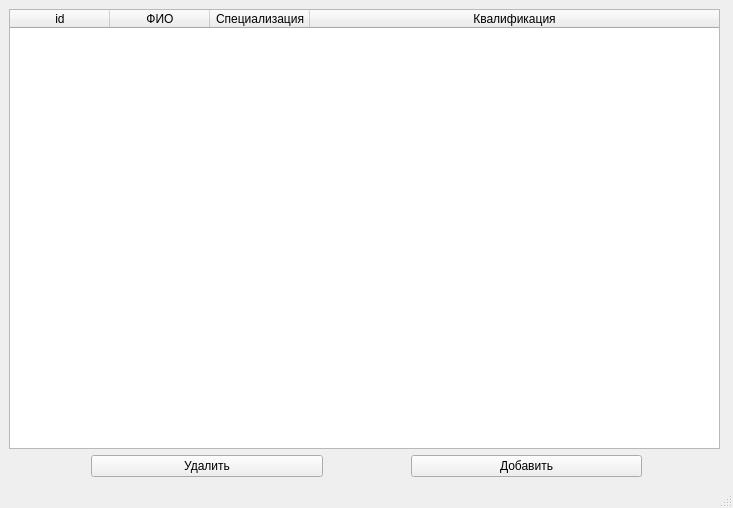
<?xml version="1.0" encoding="UTF-8"?>
<ui version="4.0">
 <class>MainWindow</class>
 <widget class="QMainWindow" name="MainWindow">
  <property name="geometry">
   <rect>
    <x>0</x>
    <y>0</y>
    <width>733</width>
    <height>508</height>
   </rect>
  </property>
  <property name="windowTitle">
   <string>MainWindow</string>
  </property>
  <widget class="QWidget" name="centralwidget">
   <layout class="QVBoxLayout" name="verticalLayout">
    <item>
     <widget class="QTableWidget" name="tableWidget">
      <property name="minimumSize">
       <size>
        <width>711</width>
        <height>398</height>
       </size>
      </property>
      <property name="maximumSize">
       <size>
        <width>711</width>
        <height>16777215</height>
       </size>
      </property>
      <property name="editTriggers">
       <set>QAbstractItemView::NoEditTriggers</set>
      </property>
      <property name="dragEnabled">
       <bool>false</bool>
      </property>
      <property name="selectionMode">
       <enum>QAbstractItemView::ExtendedSelection</enum>
      </property>
      <property name="selectionBehavior">
       <enum>QAbstractItemView::SelectRows</enum>
      </property>
      <property name="sortingEnabled">
       <bool>false</bool>
      </property>
      <attribute name="horizontalHeaderCascadingSectionResizes">
       <bool>false</bool>
      </attribute>
      <attribute name="horizontalHeaderShowSortIndicator" stdset="0">
       <bool>false</bool>
      </attribute>
      <attribute name="horizontalHeaderStretchLastSection">
       <bool>true</bool>
      </attribute>
      <attribute name="verticalHeaderVisible">
       <bool>false</bool>
      </attribute>
      <attribute name="verticalHeaderCascadingSectionResizes">
       <bool>false</bool>
      </attribute>
      <attribute name="verticalHeaderMinimumSectionSize">
       <number>30</number>
      </attribute>
      <attribute name="verticalHeaderHighlightSections">
       <bool>true</bool>
      </attribute>
      <column>
       <property name="text">
        <string>id</string>
       </property>
      </column>
      <column>
       <property name="text">
        <string>ФИО</string>
       </property>
      </column>
      <column>
       <property name="text">
        <string>Специализация</string>
       </property>
      </column>
      <column>
       <property name="text">
        <string>Квалификация</string>
       </property>
      </column>
     </widget>
    </item>
    <item>
     <layout class="QHBoxLayout" name="horizontalLayout">
      <item>
       <widget class="QPushButton" name="push_button_service_delete">
        <property name="minimumSize">
         <size>
          <width>232</width>
          <height>0</height>
         </size>
        </property>
        <property name="maximumSize">
         <size>
          <width>232</width>
          <height>16777215</height>
         </size>
        </property>
        <property name="text">
         <string>Удалить</string>
        </property>
       </widget>
      </item>
      <item>
       <widget class="QPushButton" name="push_button_doctor_create">
        <property name="minimumSize">
         <size>
          <width>231</width>
          <height>0</height>
         </size>
        </property>
        <property name="maximumSize">
         <size>
          <width>231</width>
          <height>16777215</height>
         </size>
        </property>
        <property name="text">
         <string>Добавить</string>
        </property>
       </widget>
      </item>
     </layout>
    </item>
   </layout>
  </widget>
  <widget class="QMenuBar" name="menubar">
   <property name="geometry">
    <rect>
     <x>0</x>
     <y>0</y>
     <width>733</width>
     <height>26</height>
    </rect>
   </property>
  </widget>
  <widget class="QStatusBar" name="statusbar"/>
 </widget>
 <resources/>
 <connections/>
</ui>
